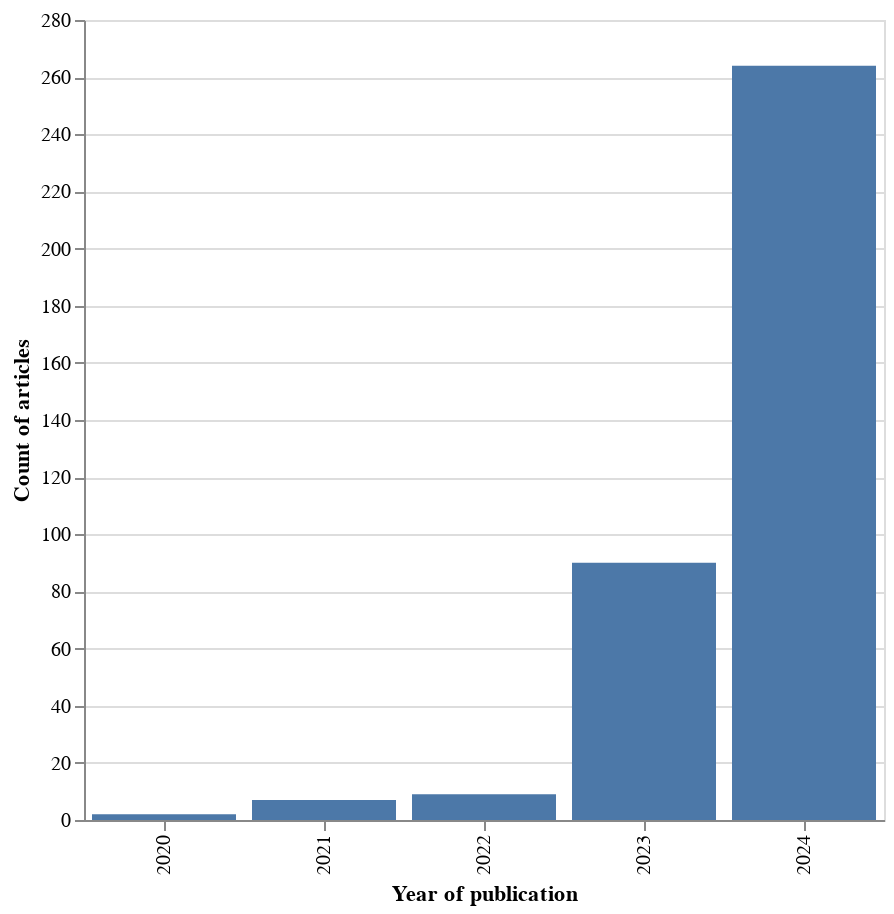

Notebook cell for this chart:
### Markdown cell above
## Visualizing the timestamps

### Code cell
# some quick transformations and an altair histogram
years_to_plot: pd.DataFrame = pd.DataFrame(
    {"year_of_publication": [int(datetime.fromtimestamp(ts).year) for ts in df["published_timestamp"]]}
)
alt.Chart(years_to_plot).mark_bar().encode(
    x=alt.X("year_of_publication:N", title="Year of publication"),
    y=alt.Y("count()", title="Count of articles"),
).properties(width=400, height=400)

### Figure 1 — Vega-Lite specification as saved in the notebook (floating-point values rounded to 4 significant figures; data arrays with more than 128 entries replaced by an {"elided": "..."} marker saying what was removed)
{"$schema": "https://vega.github.io/schema/vega-lite/v5.16.3.json", "config": {"view": {"continuousHeight": 300, "continuousWidth": 300}}, "data": {"name": "data-031cf80704710245c595cf2ebb2a29b3"}, "datasets": {"data-031cf80704710245c595cf2ebb2a29b3": {"elided": "372 records"}}, "encoding": {"x": {"field": "year_of_publication", "title": "Year of publication", "type": "nominal"}, "y": {"aggregate": "count", "title": "Count of articles", "type": "quantitative"}}, "height": 400, "mark": {"type": "bar"}, "width": 400}
